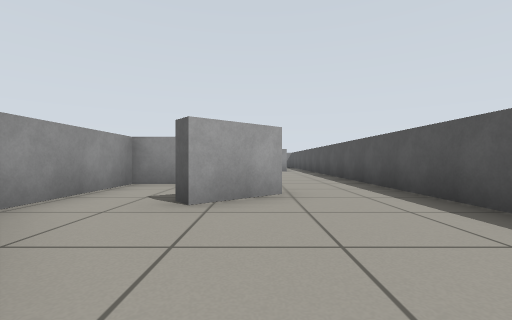
[1] (above)

18 first-person views from a walk through a Gazebo world. The camera is 0.51 m above the floor, looks level and sees 90° across. The floor is counted in squares, 1 m on a side. Each view is taken from the middle of a square. On the plan, view 1 faces up. The plan holds only what a view shows up to about 9 squares ahead; the rest is blank.

[2]
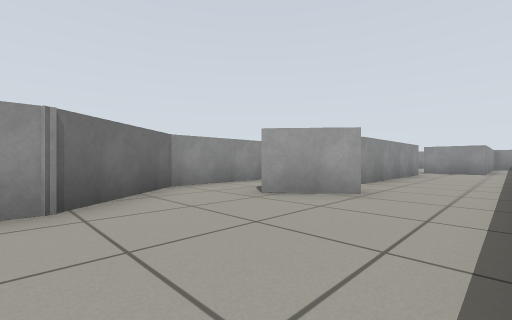

[3]
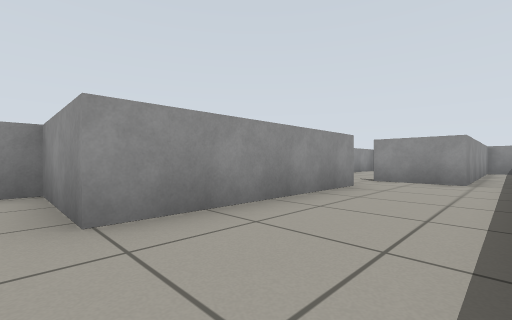

[4]
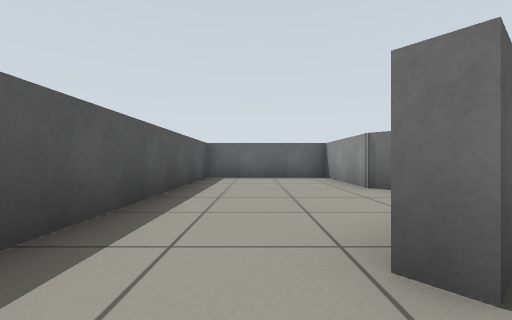

[5]
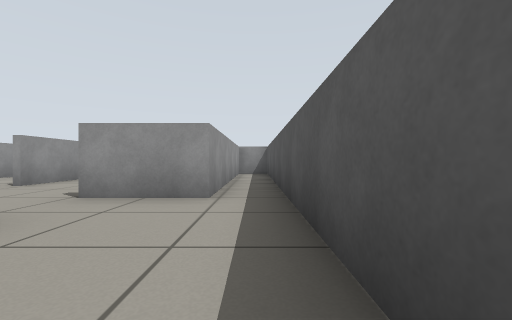

[6]
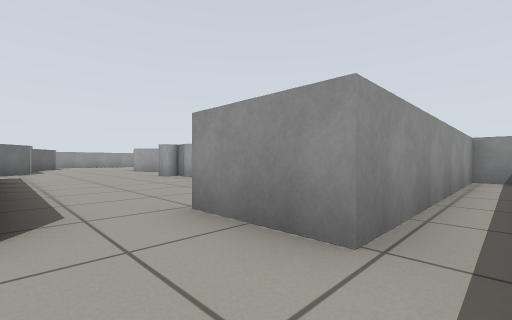

[7]
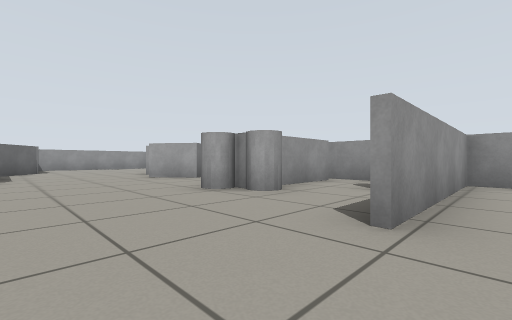

[8]
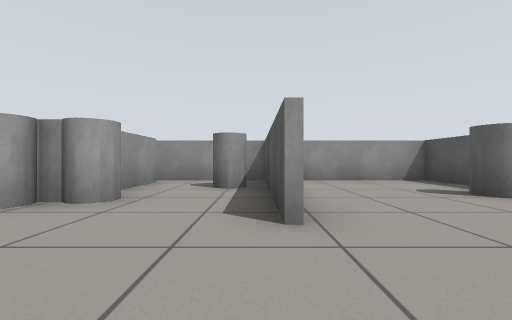

[9]
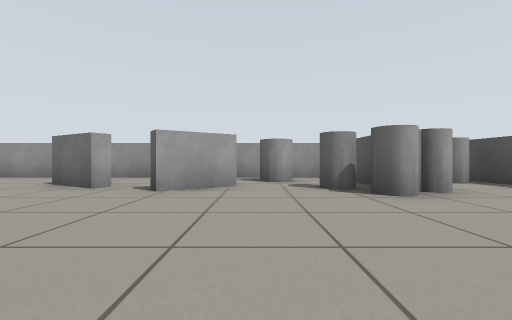

[10]
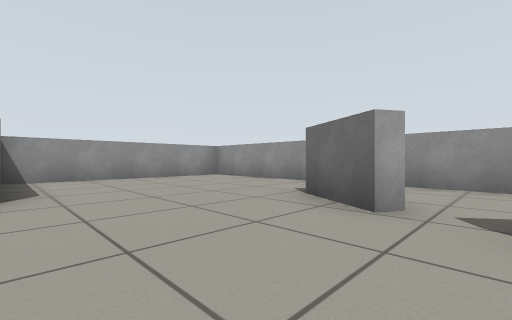

[11]
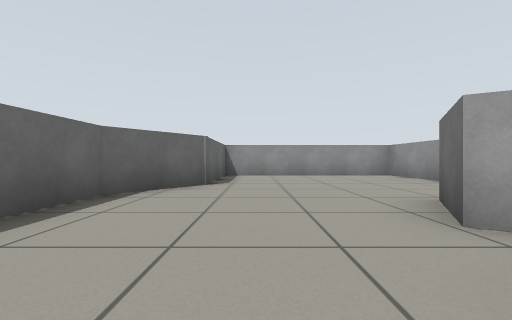

[12]
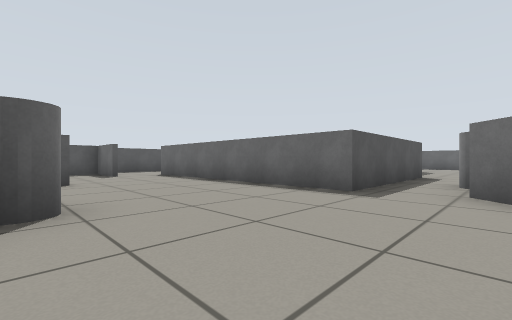

[13]
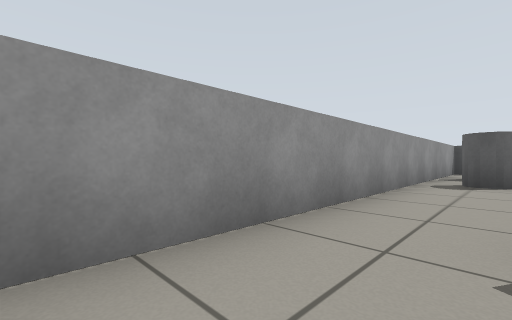

[14]
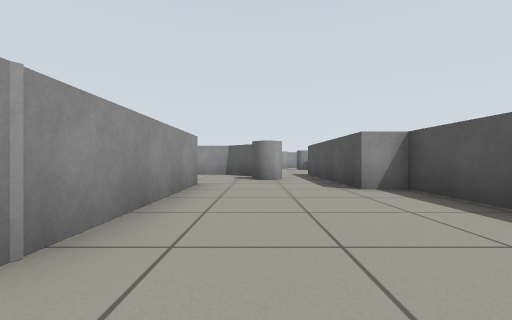

[15]
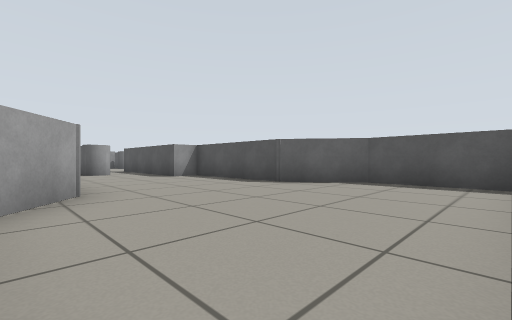

[16]
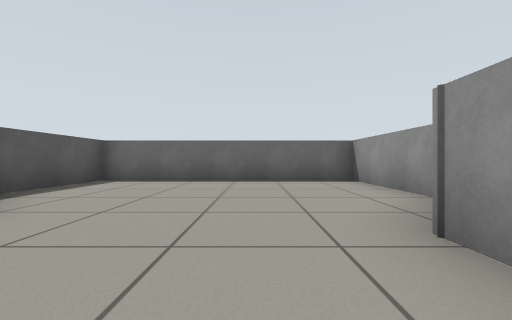

[17]
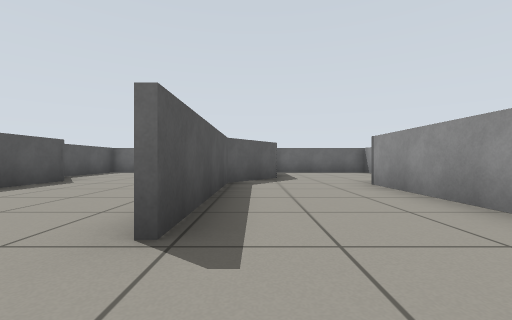

[18]
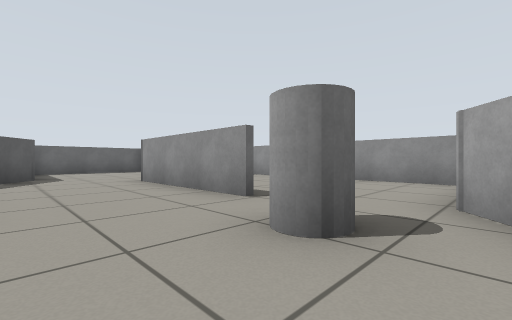

### Floor plan
Ten units are one square. View 1 is at (0, 0); x grows to the right and y downward. Boxes are objects, and circles mark ways between rooms. Rooms are numbered by the first view taken in them; rooms with no view inside come last. Other rooms are left out.
<svg viewBox="-179 -179 208 208">
<path fill="none" stroke="#000" d="M4 -39 -8 -28M-19 -14 -10 -3 -10 24 24 24 24 -170M-2 -100 -2 -54M20 -174 14 -174 14 -114 5 -114M-28 -130 -28 -174 -60 -174M-83 -150 -96 -141 -99 -145M-53 -170 -53 -154M-4 -116 12 -116M-72 -85 -72 -100 -2 -100M-99 -108 -86 -95M5 -114 -4 -114M-108 -145 -122 -153M12 -160 12 -174 -26 -174 -26 -130M-127 -108 -111 -108M-57 -154 -57 -170M-60 -174 -174 -174 -174 -120 -143 -120 -127 -108M-114 -5 -114 24 -52 24 -52 -3 -64 -19 -64 -54 -72 -54M-102 -45 -102 -23 -110 -12M-102 -64 -102 -45M-134 -64 -134 -26M-91 -90 -99 -98 -110 -98M-72 -54 -72 -85M-137 -90 -143 -86M-116 -7 -104 -23 -104 -64M-2 -54 -26 -54 -26 -23M-26 -23 -19 -14"/>
<rect x="-75" y="-155" width="20" height="10" fill="#bbb"><title>grey cylinder</title></rect>
<rect x="-65" y="-145" width="10" height="10" fill="#bbb"><title>grey cylinder</title></rect>
<rect x="-55" y="-145" width="10" height="10" fill="#bbb"><title>grey cylinder</title></rect>
<rect x="-45" y="-165" width="20" height="10" fill="#bbb"><title>grey cylinder</title></rect>
<rect x="-5" y="-155" width="20" height="10" fill="#bbb"><title>grey cylinder</title></rect>
<rect x="-85" y="-165" width="20" height="10" fill="#bbb"><title>grey cylinder</title></rect>
<rect x="-135" y="-85" width="10" height="10" fill="#bbb"><title>grey cylinder</title></rect>
<rect x="-95" y="-85" width="10" height="10" fill="#bbb"><title>grey cylinder</title></rect>
<circle cx="0" cy="-110" r="3" fill="#2a7"/>
<circle cx="-5" cy="-50" r="3" fill="#2a7"/>
<circle cx="-10" cy="-20" r="3" fill="#2a7"/>
<circle cx="-130" cy="-130" r="3" fill="#2a7"/>
<circle cx="-60" cy="-170" r="3" fill="#2a7"/>
<circle cx="-75" cy="-155" r="3" fill="#2a7"/>
<circle cx="-80" cy="-95" r="3" fill="#2a7"/>
<circle cx="-85" cy="-55" r="3" fill="#2a7"/>
<circle cx="-20" cy="-35" r="3" fill="#2a7"/>
<text x="10" y="-50">1</text>
<text x="-50" y="-130">2</text>
<text x="-130" y="-150">3</text>
<text x="-80" y="-10">4</text>
<text x="-110" y="-60">5</text>
<text x="-10" y="-50">6</text>
<text x="-20" y="-20">7</text>
</svg>
Room 1 opens to room 2. Room 1 opens to room 6. Room 1 opens to room 7. Room 2 opens to room 3. Room 2 opens to room 5. Room 4 opens to room 5. Room 6 opens to room 7.

Where each view was taken, in squares from view 1:
view 1: 0 up, 0 right, facing up
view 2: 0 up, 2 right, facing up-left
view 3: 5 up, 2 right, facing up-left
view 4: 5 up, 1 right, facing down
view 5: 8 up, 2 right, facing up
view 6: 10 up, 2 right, facing up-left
view 7: 11 up, 2 left, facing up-left
view 8: 11 up, 3 left, facing up
view 9: 10 up, 8 left, facing up
view 10: 12 up, 10 left, facing up-left
view 11: 13 up, 9 left, facing left
view 12: 14 up, 9 left, facing down-right
view 13: 16 up, 14 left, facing up-right
view 14: 1 up, 9 left, facing up
view 15: 2 down, 11 left, facing up-right
view 16: 4 up, 9 left, facing down
view 17: 8 up, 11 left, facing down
view 18: 9 up, 11 left, facing down-left
